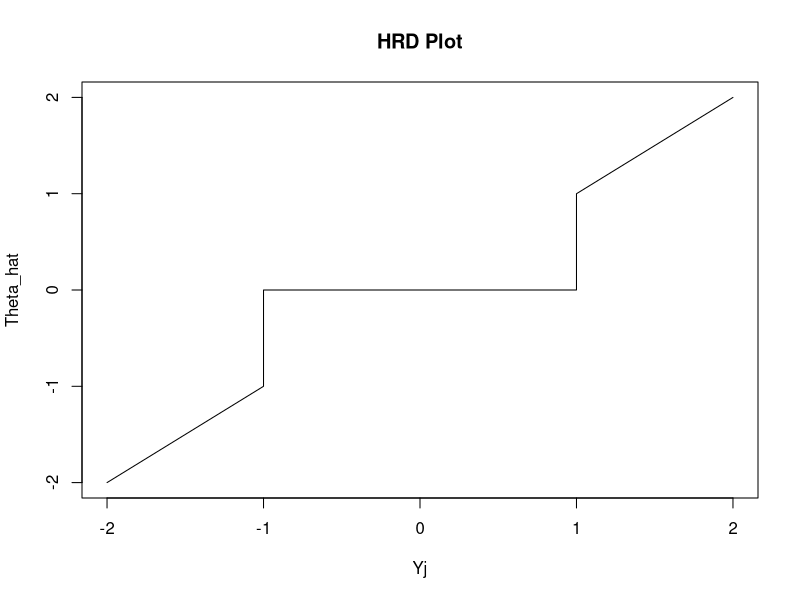
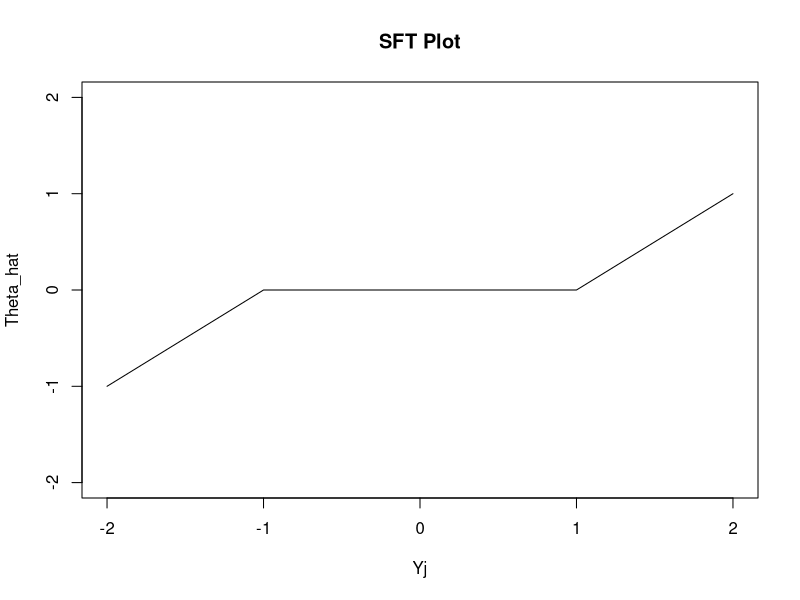
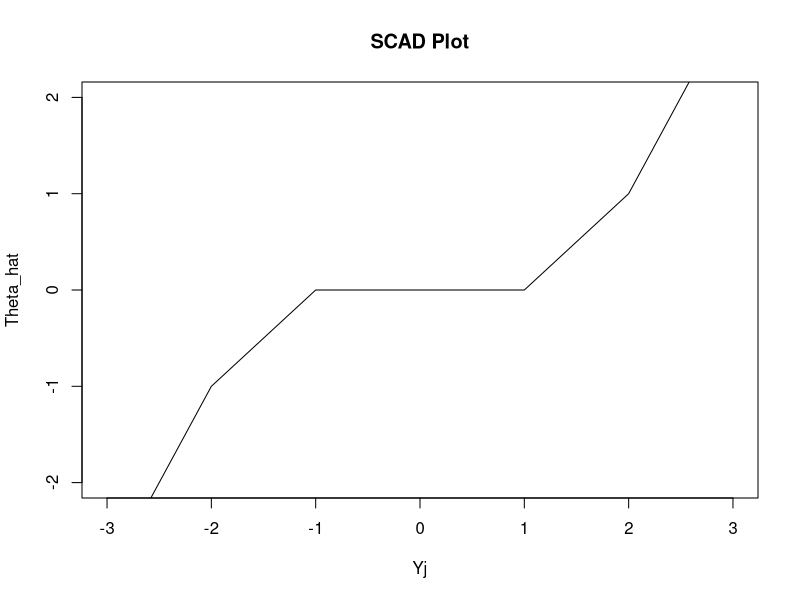
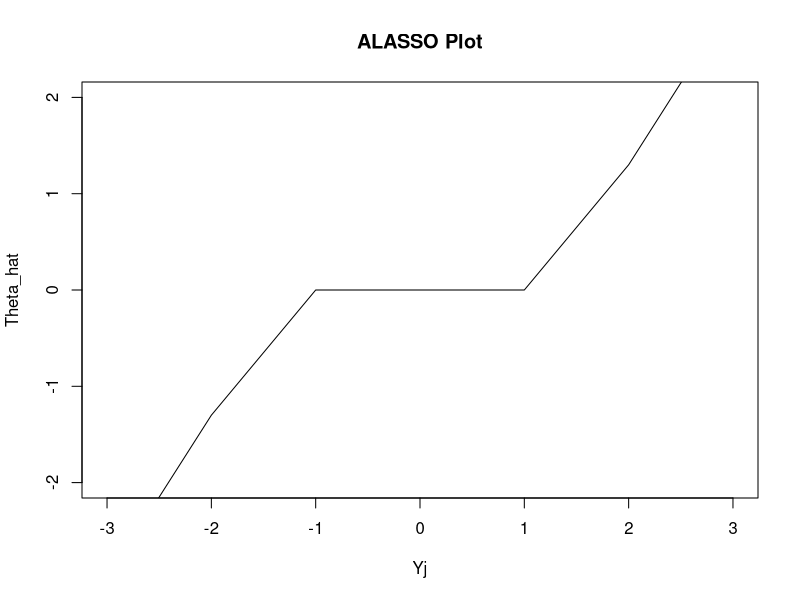
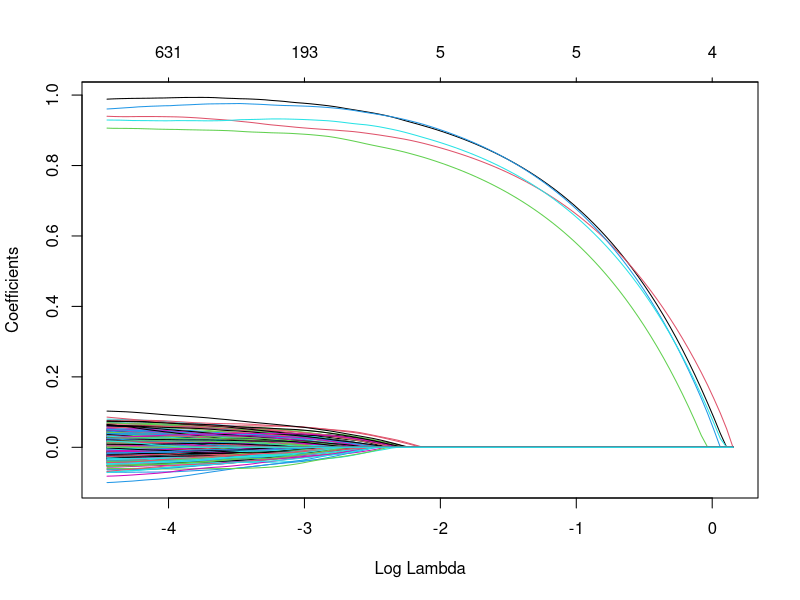

Generate these figures, in order, with R:
## ---- chunk 1
knitr::opts_chunk$set(echo = TRUE)
## ---- chunk 2
hrd.x <- c(-2,-1,-1,0,1,1,2)
hrd.y <- c(-2, -1, 0,0,0,1,2)
plot(hrd.x,hrd.y, type="l", main="HRD Plot", xlab="Yj", ylab="Theta_hat", ylim=c(-2,2))

sft.x <- -2:2
sft.y <- c(-1,0,0,0,1)
plot(sft.x,sft.y, type="l", main="SFT Plot", xlab="Yj", ylab="Theta_hat", ylim=c(-2,2))

scad.x <- -3:3
scad.y <- c(-3, -1, 0,0,0,1,3)
plot(scad.x,scad.y, type="l", main="SCAD Plot", xlab="Yj", ylab="Theta_hat", ylim=c(-2,2))

al.x <- -3:3
al.y <- c(-3.0, -1.3, 0,0,0,1.3,3)
plot(al.x,al.y, type="l", main="ALASSO Plot", xlab="Yj", ylab="Theta_hat", ylim=c(-2,2))
## ---- chunk 3
set.seed(123)
library(glmnet)

# Sample size and number of variables
n <- 1000
p <- 3000

# Generate X and Y
X <- matrix(rnorm(n * p), ncol = p)
Y <- apply(X[,1:5], 1, sum) + rnorm(n)

fm <- glmnet(X, Y, family="gaussian", alpha=1)
plot(fm, xvar="lambda")
